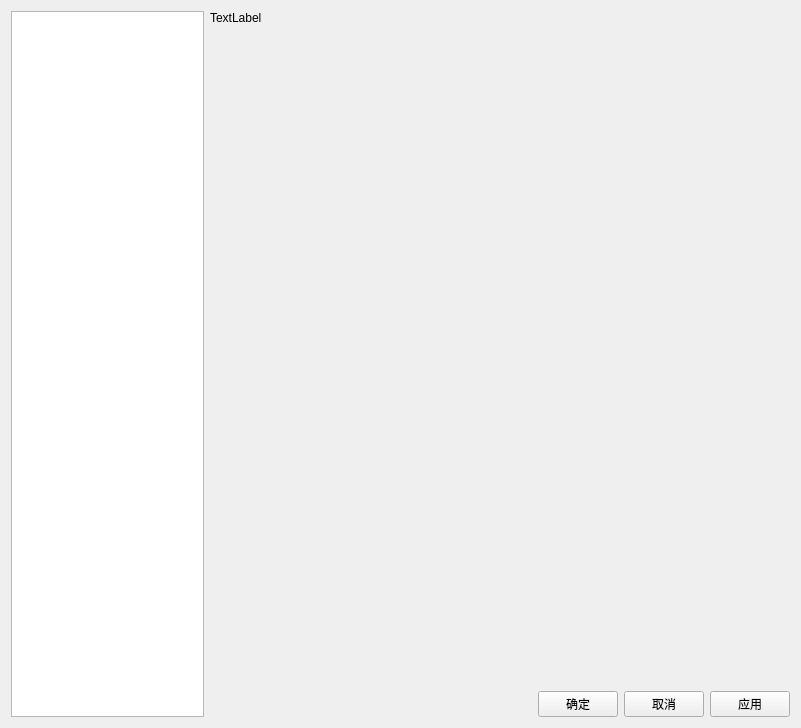
<?xml version="1.0" encoding="UTF-8"?>
<ui version="4.0">
 <class>SetupFrame</class>
 <widget class="QWidget" name="SetupFrame">
  <property name="geometry">
   <rect>
    <x>0</x>
    <y>0</y>
    <width>801</width>
    <height>728</height>
   </rect>
  </property>
  <property name="windowTitle">
   <string>Form</string>
  </property>
  <layout class="QHBoxLayout" name="horizontalLayout_2" stretch="1,3">
   <item>
    <widget class="QListWidget" name="listWidget"/>
   </item>
   <item>
    <layout class="QVBoxLayout" name="verticalLayout">
     <item>
      <widget class="QLabel" name="label">
       <property name="text">
        <string>TextLabel</string>
       </property>
      </widget>
     </item>
     <item>
      <widget class="QStackedWidget" name="stackedWidget">
       <widget class="QWidget" name="page"/>
       <widget class="QWidget" name="page_2"/>
      </widget>
     </item>
     <item>
      <layout class="QHBoxLayout" name="horizontalLayout">
       <item>
        <spacer name="horizontalSpacer">
         <property name="orientation">
          <enum>Qt::Orientation::Horizontal</enum>
         </property>
         <property name="sizeHint" stdset="0">
          <size>
           <width>40</width>
           <height>20</height>
          </size>
         </property>
        </spacer>
       </item>
       <item>
        <widget class="QPushButton" name="ok">
         <property name="text">
          <string>确定</string>
         </property>
        </widget>
       </item>
       <item>
        <widget class="QPushButton" name="cancel">
         <property name="text">
          <string>取消</string>
         </property>
        </widget>
       </item>
       <item>
        <widget class="QPushButton" name="apply">
         <property name="text">
          <string>应用</string>
         </property>
        </widget>
       </item>
      </layout>
     </item>
    </layout>
   </item>
  </layout>
 </widget>
 <resources/>
 <connections/>
</ui>
